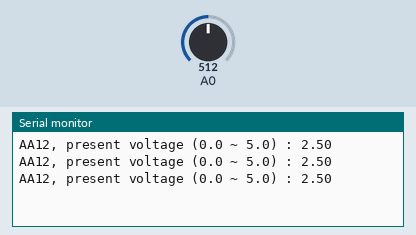
This sketch was run on a simulated Arduino Uno, built with avr-gcc and run on an emulated ATmega328P. Shown: the last lines printed to the serial monitor. The inputs (shaded band) are chosen by the test bench; at power-on: A0 = 512.

Above: at 1.3 s.
1.4 s: A0 set to 716
At 1.9 s:
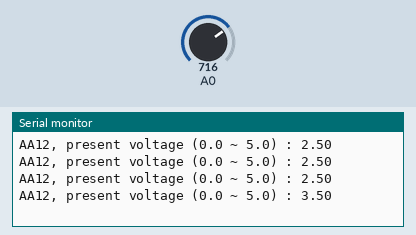
2.9 s: A0 set to 900
At 3.4 s:
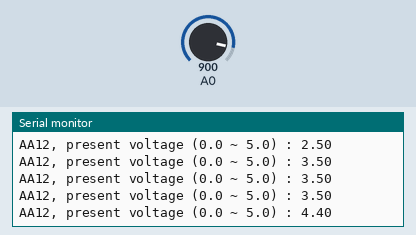
Timing chart, 0 to 5.9 s (numbered marks = the images above; inputs shaded):
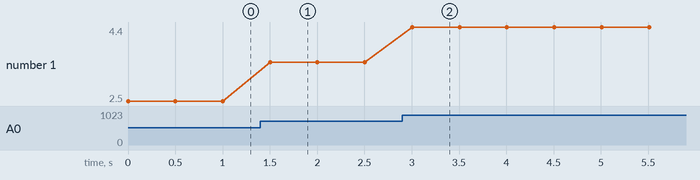

Measured:
- after the input at 1.4 s, the serial monitor: prints a new line after 0.10 s (image 1)
- after the input at 2.9 s, the serial monitor: prints a new line after 0.11 s (image 2)
- plotted number 1: 2.5 → 3.5 after the input at 1.4 s, 3.5 → 4.4 after the input at 2.9 s

The sketch:

sketch06_analog_read_fmap.ino
```cpp
void setup() {
  // put your setup code here, to run once:
  Serial.begin(9600);
}

void loop() {
  // put your main code here, to run repeatedly:
  int sensorValue = analogRead(A0);

  float voltage = f_map(sensorValue, 0, 1023, 0.0, 5.0);

  Serial.print("AA12, present voltage (0.0 ~ 5.0) : ");
  Serial.println(voltage);
  delay(500);
}

float f_map(long x, long in_min, long in_max, float out_min, float out_max)
{
  return (x - in_min) * (out_max - out_min) / (in_max - in_min) + out_min;
}
```
